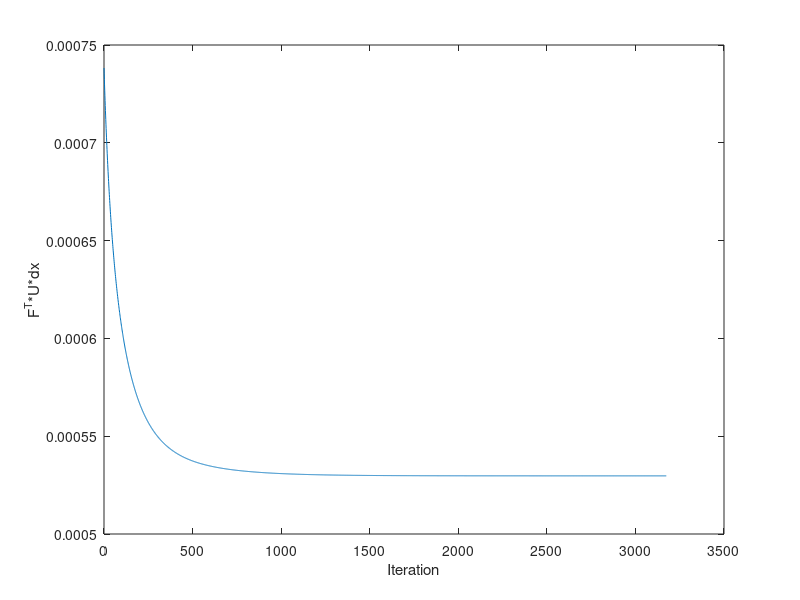

This figure's MATLAB source:
N = 100;
dx = 1/(N);
x = linspace(dx, 1-dx, N-1);
%f = @(t) 1;
intf = @(x) x^2/2; 

function x = bj(b,t)
	if t < (1/3)
		x = b(1);
    elseif t <= (2/3) 
		x = b(2);	
	else
		x = (1-b(1)-b(2));
	end
end

function g = grad(t,i) 
	if t < (1/3)
		g = [1, 0];
        g = g(i);
    elseif t <= (2/3)
		g = [0, 1];
        g = g(i);
	else
		g = [-1,-1];
        %g = [0,0];
        g = g(i);
    end
end



B = @(b) arrayfun(@(t) bj(b,t),x); 
dB = @(i) arrayfun(@(t) grad(t,i),x);
F = arrayfun(@(t) intf(t), x);

%F(1) = 0;
%F(end) = 0;

% D matrix
D = zeros(N-1,N-1);
for i = 1:N-1
	D(i,i) = -2;
end	
for i = 1:N-2
    D(i,i+1) = 1;
	D(i+1,i) = 1;	
end
D = D*(1/dx)^2;	
% how we solve§
% W = D\F;
% U = (B(b)*D)\W;
% bestäm b_i nummeriskt
% bestäm B från (b1,b2)
delta = 0.5;
L = @(U,A,b) (transpose(F)*(U+A)-transpose(B(b)*D*U)*D*A);
% B is symmetric
%grad_L = transpose(DU)*dB(b)*D*A*dx;


it = 0;
iters = [];
total = [];

b = [0.2 0.2];

bb = B(b);

err = 1;
tol = 1e-6;
while err > tol
    W = D\F'; 


    U = (diag(B(b))*D)\W;

    iters(end+1) = it;
    total(end+1) = (F)*U*dx;
    it = it + 1;
    %U(1) = 0;
    %U(end) = 0;

    grad_L1 = -(transpose(D*U)*diag(dB(1)))*D*U*dx;
    grad_L2 = -(transpose(D*U)*diag(dB(2)))*D*U*dx;
    disp(["gradients", grad_L1,grad_L2, "b", b]);

    bnxt = b - delta*[grad_L1, grad_L2];

    %bnxt(1) = max(bnxt(1), 1e-3);  % b_1 > 0
    %bnxt(2) = max(bnxt(2), 1e-3);  % b_1 > 0
    %if sum(bnxt) >= 1
    %    bnxt = bnxt / (sum(bnxt) + 1e-3);  % scale to keep sum < 1
    %end

    err = norm(bnxt - b);
    b = bnxt;
    %disp(b);
end

disp(b);

disp(1-b(1)-b(2));

plot(iters, total);
xlabel("Iteration");
ylabel("F^T*U*dx");
%title("g = 1, a(x) = 1+x, f(x) = 0")
%legend("u(x) Temperature","exact solution");
